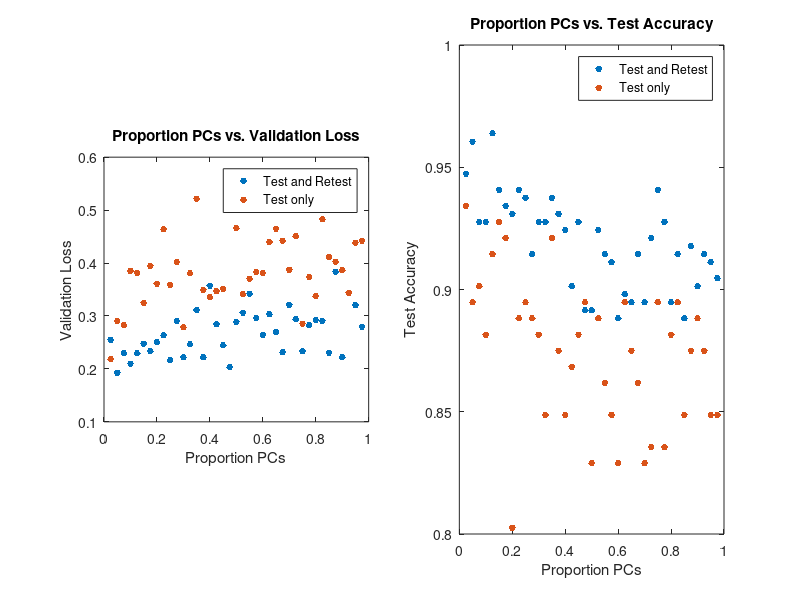

MATLAB code for this plot: (Note: this script raises an error after producing the figure.)
%% Only test vs. test and retest (no subject constraint)
all_data = csvread('HCP100_E200_LR0.001_R0_S0_Y1.csv', 1, 0);
test_only = csvread('HCP100_E200_LR0.001_R0_S0_Y1_test.csv', 1, 0);
pct_comps = all_data(:,1);
accuracies = [all_data(:,2), test_only(:,2)];
losses = [all_data(:,3), test_only(:,3)];
fig1 = subplot(1,2,1);
set(gcf, 'Position',  [100, 100, 1250, 500])
plot(pct_comps, losses, '.', 'MarkerSize',15);
title('Proportion PCs vs. Validation Loss')
xlabel('Proportion PCs'), ylabel('Validation Loss')
legend('Test and Retest', 'Test only') 
axis square

subplot(1,2,2);
plot(pct_comps, accuracies, '.', 'MarkerSize',15);
title('Proportion PCs vs. Test Accuracy')
xlabel('Proportion PCs'), ylabel('Test Accuracy')
legend('Test and Retest', 'Test only') 
saveas(gcf,'pca_test_retest.png')
axis square
%% 5 replicates per pct comp, only on test subjects

rep1 = csvread('../results/HCP100_E200_LR0.001_R0_S0_Y1_1_test.csv',1,0);
rep2 = csvread('../results/HCP100_E200_LR0.001_R0_S0_Y1_2_test.csv',1,0);
rep3 = csvread('../results/HCP100_E200_LR0.001_R0_S0_Y1_3_test.csv',1,0);
rep4 = csvread('../results/HCP100_E200_LR0.001_R0_S0_Y1_4_test.csv',1,0);
rep5 = csvread('../results/HCP100_E200_LR0.001_R0_S0_Y1_5_test.csv',1,0);

pct_comps = rep1(:,1);
accuracy = [rep2(:,2), rep3(:,2), rep4(:,2), rep5(:,2)];
mean(accuracy(1,:))
loss = [rep2(:,3), rep3(:,3), rep4(:,3), rep5(:,3)];

% fig2 = subplot(1,2,1);
% set(gcf, 'Position',  [100, 100, 1250, 500])
% plot(pct_comps, loss, 'r.', 'MarkerSize',15);
% title('Proportion PCs vs. Validation Loss')
% xlabel('Proportion PCs'), ylabel('Validation Loss')
% axis square
% 
% subplot(1,2,2);
set(gcf, 'Position',  [100, 100, 1000, 500])
plot(pct_comps, accuracy, 'b.', 'MarkerSize',15);
set(gca,'color','none')
set(gca,'fontsize',14)
xlabel('Proportion PCs'), ylabel('Test Accuracy')
% saveas(gcf,'../results/pca_reps_acc.png')
%% Subject Grouping vs. Random Indices
Srep1 = csvread('HCP100_E200_LR0.001_R0_S1_Y1_1.csv',1,0);
Srep2 = csvread('HCP100_E200_LR0.001_R0_S1_Y1_2.csv',1,0);
Rrep1 = csvread('HCP100_E200_LR0.001_R0_S0_Y1.csv', 1, 0);
Rrep2 = csvread('HCP100_E200_LR0.001_R0_S0_Y1_1.csv', 1, 0);

pct_comps = Srep1(:,1);
subj_acc = [Srep1(:,2), Srep2(:,2)];
random_acc = [Rrep1(:,2), Rrep2(:,2)];
subj_loss = [Srep1(:,3), Srep2(:,3)];
random_loss = [Rrep1(:,3), Rrep2(:,3)];

avg_subj_acc = mean(mean(subj_acc));
avg_random_acc = mean(mean(random_acc));
std_subj_acc = mean(std(subj_acc));
std_random_acc = mean(std(random_acc));

fig1 = subplot(1,2,1);
set(gcf, 'Position',  [100, 100, 1250, 500])
p1 = plot(pct_comps, random_loss, 'r.', 'MarkerSize',15); hold on;
p2 = plot(pct_comps, subj_loss, 'b.', 'MarkerSize',15);
title('Proportion PCs vs. Validation Loss, Subject Grouping')
xlabel('Proportion PCs'), ylabel('Validation Loss')
h = [p1(1);p2];
legend(h, 'Random Indices', 'Subject Grouping') 
axis square

subplot(1,2,2);
p3 = plot(pct_comps, random_acc, 'r.', 'MarkerSize',15); hold on;
p4 = plot(pct_comps, subj_acc, 'b.', 'MarkerSize',15);
title('Proportion PCs vs. Accuracy, Subject Grouping')
xlabel('Proportion PCs'), ylabel('Accuracy')
h = [p3(1);p4];
legend(h, 'Random Indices', 'Subject Grouping') 
axis square
saveas(gcf,'pca_subject_grouping.png')

% Random indices are better with lower mean and stdev

%% Tangent space vs. Non tangent space 
tan_space = csvread('HCP100_Taneuclid_E200_LR0.001_R1_S0_Y1_20.csv',1,0);
baseline = csvread('HCP100_base_E200_LR0.001_R1_S0_Y1_20.csv',1,0);
pca_recon_opt = csvread('HCP100_recon_0.025_E200_LR0.001_R0_S0_Y1.csv',1,0);

avg_tan = mean(tan_space(:,2));
avg_base = mean(baseline(:,2));
avg_recon = mean(pca_recon_opt(:,2));
performance = [avg_base, avg_recon, avg_tan];
bar(performance)
set(gca,'xticklabel',{'Raw data', 'Recon at 2.5% PCs', 'Tangent Space'})
text(1:length(performance),performance,num2str(performance',3),'vert','bottom','horiz','center'); 
ylabel('Test accuracy')